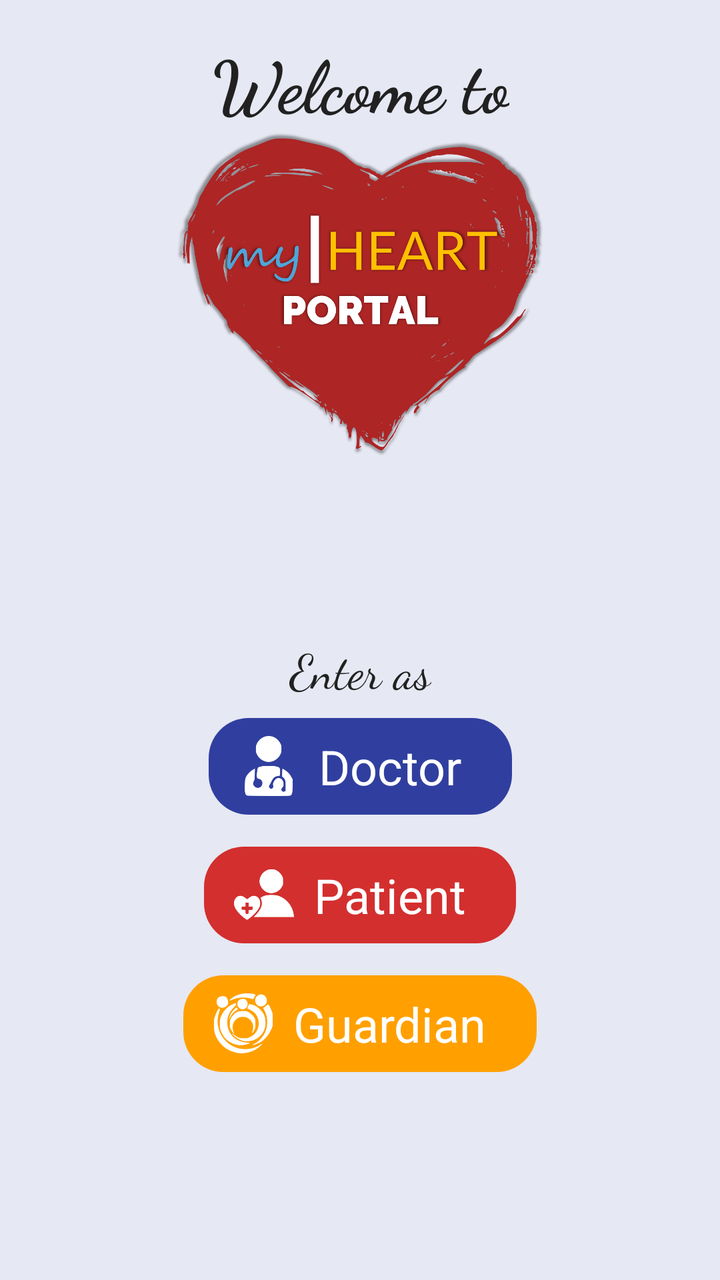
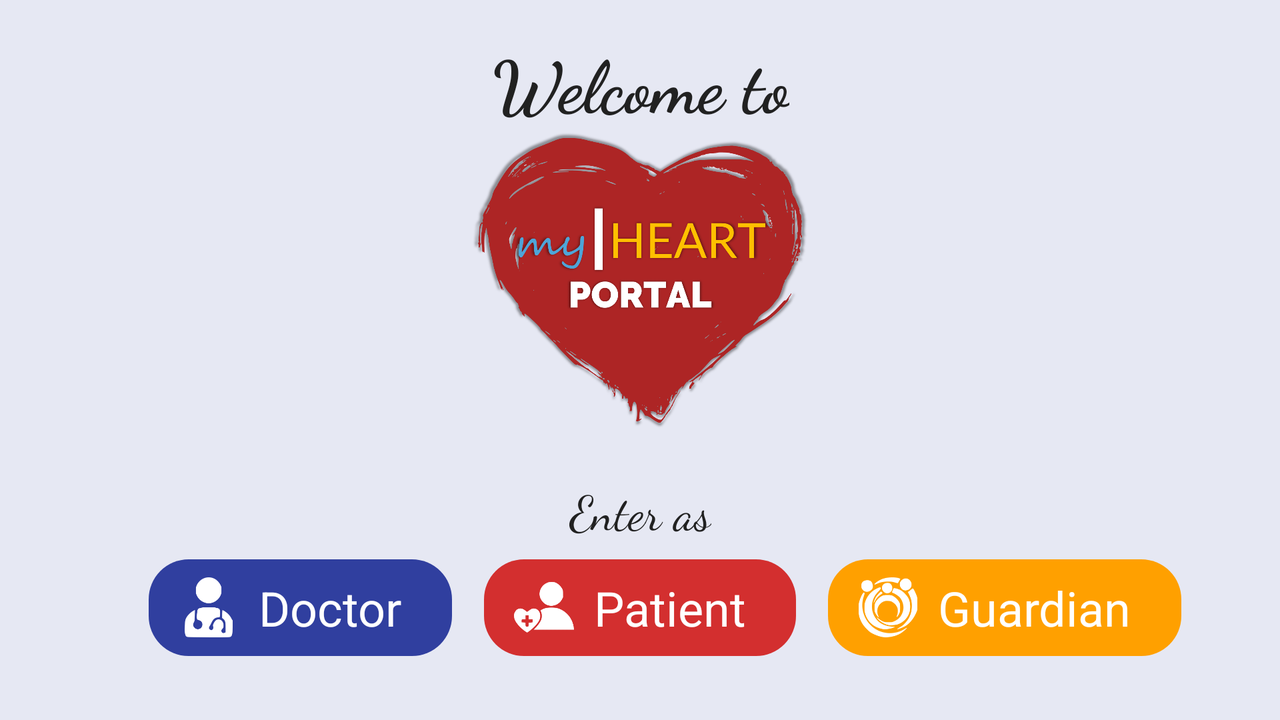

One screen, two layout resources from the same app: the default and the repository's alternative for another configuration. Each is rendered where Android would select it; the XML of both is given below.
<!-- AndroidManifest.xml: application theme AppTheme -->
<!-- res/layout/activity_main.xml -->
<?xml version="1.0" encoding="utf-8"?>
<androidx.constraintlayout.widget.ConstraintLayout xmlns:android="http://schemas.android.com/apk/res/android"
    xmlns:app="http://schemas.android.com/apk/res-auto"
    xmlns:tools="http://schemas.android.com/tools"
    android:layout_width="match_parent"
    android:layout_height="match_parent"
    android:background="@color/colorPrimaryLight"
    android:orientation="vertical"
    tools:context=".MainActivity">

    <TextView
        android:id="@+id/tvWelcome"
        android:layout_width="wrap_content"
        android:layout_height="wrap_content"
        android:layout_gravity="center_horizontal"
        android:layout_marginTop="16dp"
        android:fontFamily="cursive"
        android:singleLine="true"
        android:text="Welcome to"
        android:textAlignment="center"
        android:textColor="@color/primary_text"
        android:textSize="36sp"
        android:textStyle="bold"
        app:layout_constraintEnd_toStartOf="@+id/guideline"
        app:layout_constraintStart_toStartOf="@+id/guideline"
        app:layout_constraintTop_toTopOf="parent" />

    <ImageView
        android:id="@+id/ivLogo"
        android:layout_width="0dp"
        android:layout_height="0dp"
        android:layout_gravity="center_horizontal"
        android:layout_marginStart="16dp"
        android:layout_marginEnd="16dp"
        android:layout_marginBottom="32dp"
        android:adjustViewBounds="true"
        android:contentDescription="my.Heart Portal Logo"
        android:scaleType="fitStart"
        app:layout_constraintBottom_toTopOf="@+id/tvEnterAs"
        app:layout_constraintEnd_toStartOf="@+id/guideline3"
        app:layout_constraintStart_toStartOf="@+id/guideline2"
        app:layout_constraintTop_toBottomOf="@+id/tvWelcome"
        app:layout_constraintVertical_bias="0.0"
        app:srcCompat="@drawable/myheartlogo" />

    <TextView
        android:id="@+id/tvEnterAs"
        android:layout_width="wrap_content"
        android:layout_height="wrap_content"
        android:layout_gravity="center_horizontal"
        android:layout_marginBottom="8dp"
        android:fontFamily="cursive"
        android:singleLine="true"
        android:text="Enter as"
        android:textAlignment="center"
        android:textColor="@color/primary_text"
        android:textSize="24sp"
        app:layout_constraintBottom_toTopOf="@+id/llbtnDoctor"
        app:layout_constraintEnd_toStartOf="@+id/guideline"
        app:layout_constraintStart_toStartOf="@+id/guideline" />

    <LinearLayout
        android:id="@+id/llbtnDoctor"
        android:layout_width="wrap_content"
        android:layout_height="wrap_content"
        android:layout_gravity="center_horizontal"
        android:layout_marginBottom="16dp"
        android:background="@drawable/buttons_primarydark"
        android:gravity="center_vertical"
        android:orientation="horizontal"
        android:paddingLeft="15dp"
        android:paddingTop="8dp"
        android:paddingRight="15dp"
        android:paddingBottom="8dp"
        app:layout_constraintBottom_toTopOf="@+id/llbtnPatient"
        app:layout_constraintEnd_toStartOf="@+id/guideline"
        app:layout_constraintStart_toStartOf="@+id/guideline">

        <ImageView
            android:layout_width="30dp"
            android:layout_height="30dp"
            android:contentDescription="Doctor"
            app:srcCompat="@drawable/doc_icon_low" />

        <TextView
            android:layout_width="wrap_content"
            android:layout_height="wrap_content"
            android:layout_marginLeft="10dp"
            android:layout_marginRight="10dp"
            android:text="Doctor"
            android:textColor="#ffffff"
            android:textSize="24sp" />
    </LinearLayout>

    <LinearLayout
        android:id="@+id/llbtnPatient"
        android:layout_width="wrap_content"
        android:layout_height="wrap_content"
        android:layout_gravity="center_horizontal"
        android:layout_marginBottom="16dp"
        android:background="@drawable/buttons_red_dark"
        android:gravity="center_vertical"
        android:orientation="horizontal"
        android:paddingLeft="15dp"
        android:paddingTop="8dp"
        android:paddingRight="15dp"
        android:paddingBottom="8dp"
        app:layout_constraintBottom_toTopOf="@+id/llbtnGuardian"
        app:layout_constraintEnd_toStartOf="@+id/guideline"
        app:layout_constraintStart_toStartOf="@+id/guideline">

        <ImageView
            android:layout_width="30dp"
            android:layout_height="30dp"
            android:contentDescription="Patient"
            app:srcCompat="@drawable/patient_icon_low" />

        <TextView
            android:layout_width="wrap_content"
            android:layout_height="wrap_content"
            android:layout_marginLeft="10dp"
            android:layout_marginRight="10dp"
            android:text="Patient"
            android:textColor="#ffffff"
            android:textSize="24sp" />
    </LinearLayout>

    <LinearLayout
        android:id="@+id/llbtnGuardian"
        android:layout_width="wrap_content"
        android:layout_height="wrap_content"
        android:layout_gravity="center_horizontal"
        android:layout_marginBottom="8dp"
        android:background="@drawable/buttons_amber"
        android:gravity="center_vertical"
        android:orientation="horizontal"
        android:paddingLeft="15dp"
        android:paddingTop="8dp"
        android:paddingRight="15dp"
        android:paddingBottom="8dp"
        app:layout_constraintBottom_toTopOf="@+id/guideline7"
        app:layout_constraintEnd_toStartOf="@+id/guideline"
        app:layout_constraintHorizontal_bias="0.56"
        app:layout_constraintStart_toStartOf="@+id/guideline">

        <ImageView
            android:layout_width="30dp"
            android:layout_height="30dp"
            android:contentDescription="Guardian"
            app:srcCompat="@drawable/guardian_icon_low" />

        <TextView
            android:layout_width="wrap_content"
            android:layout_height="wrap_content"
            android:layout_marginLeft="10dp"
            android:layout_marginRight="10dp"
            android:text="Guardian"
            android:textColor="#ffffff"
            android:textSize="24sp" />
    </LinearLayout>

    <androidx.constraintlayout.widget.Guideline
        android:id="@+id/guideline"
        android:layout_width="wrap_content"
        android:layout_height="wrap_content"
        android:orientation="vertical"
        app:layout_constraintGuide_percent=".5" />

    <androidx.constraintlayout.widget.Guideline
        android:id="@+id/guideline2"
        android:layout_width="wrap_content"
        android:layout_height="wrap_content"
        android:orientation="vertical"
        app:layout_constraintGuide_percent=".20" />

    <androidx.constraintlayout.widget.Guideline
        android:id="@+id/guideline3"
        android:layout_width="wrap_content"
        android:layout_height="wrap_content"
        android:orientation="vertical"
        app:layout_constraintGuide_percent=".8" />

    <androidx.constraintlayout.widget.Guideline
        android:id="@+id/guideline7"
        android:layout_width="wrap_content"
        android:layout_height="wrap_content"
        android:orientation="horizontal"
        app:layout_constraintGuide_percent=".85" />

</androidx.constraintlayout.widget.ConstraintLayout>
<!-- resources referenced by this layout -->
<resources>
  <color name="colorPrimaryLight">#E6E8F3</color>
  <color name="primary_text">#212121</color>
  <!-- drawable buttons_amber (drawable) -->
  <?xml version="1.0" encoding="utf-8"?>
  <shape xmlns:android="http://schemas.android.com/apk/res/android"
      android:shape="rectangle">
  
      <corners android:radius="20dp"/>
      <solid android:color="@color/colorAmber"/>
  
  </shape>
  <!-- drawable buttons_primarydark (drawable) -->
  <?xml version="1.0" encoding="utf-8"?>
  <shape xmlns:android="http://schemas.android.com/apk/res/android"
      android:shape="rectangle">
  
      <corners android:radius="20dp"/>
      <solid android:color="@color/colorPrimaryDark"/>
  
  
  </shape>
  <!-- drawable buttons_red_dark (drawable) -->
  <?xml version="1.0" encoding="utf-8"?>
  <shape xmlns:android="http://schemas.android.com/apk/res/android"
      android:shape="rectangle">
  
      <corners android:radius="20dp"/>
      <solid android:color="@color/colorRedDark"/>
  
  </shape>
  <!-- drawable doc_icon_low: png bitmap (drawable, 4458 bytes) -->
  <!-- drawable guardian_icon_low: png bitmap (drawable, 9021 bytes) -->
  <!-- drawable myheartlogo: png bitmap (drawable, 328083 bytes) -->
  <!-- drawable patient_icon_low: png bitmap (drawable, 4826 bytes) -->
  <style name="AppTheme" parent="Theme.AppCompat.Light.DarkActionBar">
          
          <item name="colorPrimary">@color/colorPrimary</item>
          <item name="colorPrimaryDark">@color/colorPrimaryDark</item>
          <item name="colorAccent">@color/colorAccent</item>
      </style>
  <color name="colorAmber">#ffa000</color>
  <color name="colorPrimaryDark">#303F9F</color>
  <color name="colorRedDark">#D32F2F</color>
  <color name="colorPrimary">#3F51B5</color>
  <color name="colorAccent">#FF5252</color>
</resources>
<!-- res/layout-land/activity_main.xml (the repository's variant of the layout above) -->
<!-- drawn on the phone turned sideways -->
<?xml version="1.0" encoding="utf-8"?>
<androidx.constraintlayout.widget.ConstraintLayout xmlns:android="http://schemas.android.com/apk/res/android"
    xmlns:app="http://schemas.android.com/apk/res-auto"
    xmlns:tools="http://schemas.android.com/tools"
    android:layout_width="match_parent"
    android:layout_height="match_parent"
    android:background="@color/colorPrimaryLight"
    android:orientation="vertical"
    tools:context=".MainActivity">

    <TextView
        android:id="@+id/tvWelcome"
        android:layout_width="wrap_content"
        android:layout_height="wrap_content"
        android:layout_gravity="center_horizontal"
        android:layout_marginTop="16dp"
        android:fontFamily="cursive"
        android:singleLine="true"
        android:text="Welcome to"
        android:textAlignment="center"
        android:textColor="@color/primary_text"
        android:textSize="36sp"
        android:textStyle="bold"
        app:layout_constraintEnd_toStartOf="@+id/guideline4"
        app:layout_constraintHorizontal_bias="0.506"
        app:layout_constraintStart_toStartOf="@+id/guideline4"
        app:layout_constraintTop_toTopOf="parent" />

    <ImageView
        android:id="@+id/ivLogo"
        android:layout_width="0dp"
        android:layout_height="0dp"
        android:layout_gravity="center_horizontal"
        android:layout_marginStart="16dp"
        android:layout_marginEnd="16dp"
        android:layout_marginBottom="24dp"
        android:adjustViewBounds="true"
        android:contentDescription="my.Heart Portal Logo"
        android:scaleType="fitCenter"
        app:layout_constraintBottom_toTopOf="@+id/tvEnterAs"
        app:layout_constraintEnd_toStartOf="@+id/guideline6"
        app:layout_constraintStart_toStartOf="@+id/guideline5"
        app:layout_constraintTop_toBottomOf="@+id/tvWelcome"
        app:layout_constraintVertical_bias="0.0"
        app:srcCompat="@drawable/myheartlogo" />

    <TextView
        android:id="@+id/tvEnterAs"
        android:layout_width="wrap_content"
        android:layout_height="wrap_content"
        android:layout_gravity="center_horizontal"
        android:layout_marginBottom="8dp"
        android:fontFamily="cursive"
        android:singleLine="true"
        android:text="Enter as"
        android:textAlignment="center"
        android:textColor="@color/primary_text"
        android:textSize="24sp"
        app:layout_constraintBottom_toTopOf="@+id/llbtnGuardian"
        app:layout_constraintEnd_toStartOf="@+id/guideline4"
        app:layout_constraintHorizontal_bias="0.507"
        app:layout_constraintStart_toStartOf="@+id/guideline4" />

    <LinearLayout
        android:id="@+id/llbtnDoctor"
        android:layout_width="wrap_content"
        android:layout_height="wrap_content"
        android:layout_gravity="center_horizontal"
        android:layout_marginEnd="16dp"
        android:background="@drawable/buttons_primarydark"
        android:gravity="center_vertical"
        android:orientation="horizontal"
        android:paddingLeft="15dp"
        android:paddingTop="8dp"
        android:paddingRight="15dp"
        android:paddingBottom="8dp"
        app:layout_constraintBottom_toBottomOf="@+id/llbtnPatient"
        app:layout_constraintEnd_toStartOf="@+id/llbtnPatient">

        <ImageView
            android:layout_width="30dp"
            android:layout_height="30dp"
            android:contentDescription="Doctor"
            app:srcCompat="@drawable/doc_icon_low" />

        <TextView
            android:layout_width="wrap_content"
            android:layout_height="wrap_content"
            android:layout_marginLeft="10dp"
            android:layout_marginRight="10dp"
            android:text="Doctor"
            android:textColor="#ffffff"
            android:textSize="24sp" />
    </LinearLayout>

    <LinearLayout
        android:id="@+id/llbtnPatient"
        android:layout_width="wrap_content"
        android:layout_height="wrap_content"
        android:layout_gravity="center_horizontal"
        android:background="@drawable/buttons_red_dark"
        android:gravity="center_vertical"
        android:orientation="horizontal"
        android:paddingLeft="15dp"
        android:paddingTop="8dp"
        android:paddingRight="15dp"
        android:paddingBottom="8dp"
        app:layout_constraintBottom_toBottomOf="@+id/llbtnGuardian"
        app:layout_constraintEnd_toStartOf="@+id/guideline4"
        app:layout_constraintStart_toStartOf="@+id/guideline4">

        <ImageView
            android:layout_width="30dp"
            android:layout_height="30dp"
            android:contentDescription="Patient"
            app:srcCompat="@drawable/patient_icon_low" />

        <TextView
            android:layout_width="wrap_content"
            android:layout_height="wrap_content"
            android:layout_marginLeft="10dp"
            android:layout_marginRight="10dp"
            android:text="Patient"
            android:textColor="#ffffff"
            android:textSize="24sp" />
    </LinearLayout>

    <LinearLayout
        android:id="@+id/llbtnGuardian"
        android:layout_width="wrap_content"
        android:layout_height="wrap_content"
        android:layout_gravity="center_horizontal"
        android:layout_marginStart="16dp"
        android:layout_marginBottom="32dp"
        android:background="@drawable/buttons_amber"
        android:gravity="center_vertical"
        android:orientation="horizontal"
        android:paddingLeft="15dp"
        android:paddingTop="8dp"
        android:paddingRight="15dp"
        android:paddingBottom="8dp"
        app:layout_constraintBottom_toBottomOf="parent"
        app:layout_constraintStart_toEndOf="@+id/llbtnPatient">

        <ImageView
            android:layout_width="30dp"
            android:layout_height="30dp"
            android:contentDescription="Guardian"
            app:srcCompat="@drawable/guardian_icon_low" />

        <TextView
            android:layout_width="wrap_content"
            android:layout_height="wrap_content"
            android:layout_marginLeft="10dp"
            android:layout_marginRight="10dp"
            android:text="Guardian"
            android:textColor="#ffffff"
            android:textSize="24sp" />
    </LinearLayout>

    <androidx.constraintlayout.widget.Guideline
        android:id="@+id/guideline4"
        android:layout_width="wrap_content"
        android:layout_height="wrap_content"
        android:orientation="vertical"
        app:layout_constraintGuide_percent="0.5" />

    <androidx.constraintlayout.widget.Guideline
        android:id="@+id/guideline5"
        android:layout_width="wrap_content"
        android:layout_height="wrap_content"
        android:orientation="vertical"
        app:layout_constraintGuide_percent=".3" />

    <androidx.constraintlayout.widget.Guideline
        android:id="@+id/guideline6"
        android:layout_width="wrap_content"
        android:layout_height="wrap_content"
        android:orientation="vertical"
        app:layout_constraintGuide_percent=".7" />

</androidx.constraintlayout.widget.ConstraintLayout>
